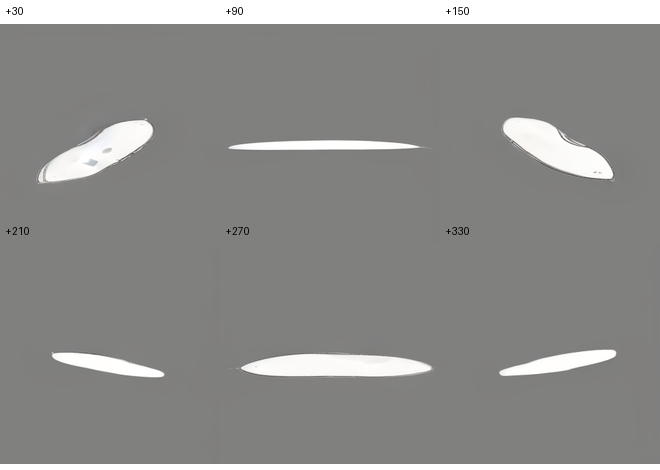
#> input picture prototypes/template_construction_pipeline_01/run_trucker_front_only_zero123_01/construction_from_zero123/00_multiview_raw_contact.png, 660 x 470 px
$ python -i postprocess_zero123.py   (imports and definitions only)
#> lines starting #> are read from the running program, lines starting #| are printed output that depends on the picture; after the words box and inside, x2 and y2 are one past the last pixel; in counts of white or black regions, pixels touching at a corner belong together
### prototypes/template_construction_pipeline_01/run_experiment.py
#!/usr/bin/env python3
from pathlib import Path
import hashlib, json, subprocess, sys
from PIL import Image, ImageDraw

ROOT=Path(__file__).resolve().parents[2]
HERE=Path(__file__).resolve().parent
TRACE=ROOT/'prototypes/photo_tailor_source_identity_01/trucker_reference_trace_26_02'
HEAD=ROOT/'experiments/pixellab/head_guides'
FIT=ROOT/'prototypes/photo_tailor_source_identity_01/trucker_wear_fit_proof_01/fit_contract.json'
OUT=HERE/'run_trucker_benchmark_01'
VIEWS=('front','right','back','left')
sys.path.insert(0,str(ROOT))
from generator.photo_tailor_port import recolor_four_facing

PALETTE=[(145,151,158),(166,173,180),(188,195,201),(211,216,221),(232,235,238)]

def rows(im):
 a=im.convert('RGBA'); return [[a.getpixel((x,y)) for x in range(a.width)] for y in range(a.height)]
def image(rs):
 h=len(rs); w=len(rs[0]); im=Image.new('RGBA',(w,h)); im.putdata([p for r in rs for p in r]); return im

def sha(path): return hashlib.sha256(path.read_bytes()).hexdigest()

# [12 lines left out: function largest_share, not called in this run]

def contact(frames,path,title):
 scale=9; tile=26*scale; pad=12; W=pad+4*(tile+pad); H=tile+70
 out=Image.new('RGB',(W,H),'white'); d=ImageDraw.Draw(out); d.text((10,8),title,fill='black')
 for i,v in enumerate(VIEWS):
  x=pad+i*(tile+pad); d.text((x+88,30),v.upper(),fill='black')
  src=frames[v].resize((tile,tile),Image.Resampling.NEAREST); out.paste(src,(x,50),src)
 out.save(path)

# [6 lines left out: function paint_scaled, not called in this run]

def wear_sheet(frames,path):
 fit=json.loads(FIT.read_text())['after']; base=12; head_origin=(60,144)
 cell=(312,360); pad=8; sheet=Image.new('RGB',(4*cell[0]+5*pad,cell[1]+60),(239,238,233)); d=ImageDraw.Draw(sheet)
 d.text((8,8),'TEMPLATE PIPELINE - STARDew FARMER FIT PREVIEW',fill='black')
 for i,v in enumerate(VIEWS):
  x0=pad+i*(cell[0]+pad); d.text((x0+135,28),v.upper(),fill='black')
  c=Image.new('RGBA',cell,(0,0,0,0)); head=Image.open(HEAD/f'farmer_head_{v}_hair.png').convert('RGBA')
  paint_scaled(c,head,base,base,*head_origin)
  t=fit[v]; paint_scaled(c,frames[v],t['scaleX'],t['scaleY'],t['offsetX'],t['offsetY'])
  flat=Image.new('RGB',cell,(239,238,233)); flat.paste(c,(0,0),c); sheet.paste(flat,(x0,50))
 sheet.save(path)

# [27 lines left out: function main, not called in this run]

# [1 lines that do not run on import are left out]

### generator/photo_tailor_port.py
"""Direct Python port of selected Photo Tailor garment-art compiler mechanics.

Source: Photo Tailor 0.15.1 decompile snapshot under
prototypes/photo_tailor_private_lab/vendor/photo_tailor_decompiled/.
The Photo Tailor author explicitly granted this project permission to adapt/reuse
the code. This module intentionally preserves the original algorithms where useful
rather than approximating them.
"""
from __future__ import annotations

from dataclasses import dataclass
import colorsys
import math
from typing import Iterable, Sequence

VIEWS=("front","right","left","back")
BASE_FIELD="base"
DISPLAY_ONLY="display"
FRONT_ONLY="front"
ALL_FACINGS="all"

@dataclass(frozen=True)
class ColorBand:
    top: float
    bottom: float
    color: tuple[int,int,int]

def clamp(v,lo,hi):
    return lo if v<lo else hi if v>hi else v

def canonical_u(view:str,u:float)->float:
    u=clamp(u,0.0,1.0)
    if view=="right": return 0.45+u*0.55
    if view=="left": return 0.55-u*0.55
    if view=="back": return 1.0-u
    return u

# [15 lines left out: functions view_u_from_canonical, scope_visible, not called in this run]

def mix_rgb(left,right,amount:float):
    t=clamp(amount,0.0,1.0)
    return tuple(int(clamp(round(left[i]+(right[i]-left[i])*t),0,255)) for i in range(3))

# [16 lines left out: function build_shade_ramp, not called in this run]

def shade(color,shade_step:int):
    ramp=build_shade_ramp(color)
    return ramp[int(clamp(2+shade_step,0,len(ramp)-1))]

def resolve_field_color(source_pattern:str,compiled_pattern:str,palette:Sequence[tuple[int,int,int]],
                        bands:Sequence[ColorBand],base_color,u:float,v:float,x:int,y:int):
    color=next((b.color for b in bands if v>=b.top and v<=b.bottom),base_color)
    if not palette: return color
    result=palette[0]
    sp=(source_pattern or "").lower()
    if "horizontal" in sp or (compiled_pattern=="striped" and "vertical" not in sp):
        idx=int(clamp(math.floor(v*10.0),0,9))
        return palette[idx%min(len(palette),5)]
    if "vertical" in sp:
        idx=int(clamp(math.floor(u*9.0),0,8))
        return palette[idx%min(len(palette),5)]
    if "plaid" in sp or "check" in sp:
        if abs(x)%10<=1 and len(palette)>1: return palette[1]
        if abs(y)%10<=1 and len(palette)>2: return palette[2]
    if "colorblock" in sp or "colourblock" in sp:
        idx=0 if v<0.36 else 1 if v<0.68 else 2
        return palette[min(idx,len(palette)-1)]
    if "gradient" in sp and len(palette)>1:
        return mix_rgb(palette[0],palette[1],v)
    return result

# [47 lines left out: functions bbox, edge_mask, normalized_uv, nearest_opaque, canonical_anchor, not called in this run]

def pattern_color(pattern,palette,bands,base_color,frame,view,x,y):
    u,v=normalized_uv(frame,view,x,y)
    return resolve_field_color(pattern,pattern,palette,bands,base_color,u,v,x,y)

# [22 lines left out: functions resolve_shade_step, source_palette, not called in this run]

def copy_frames(frames):
    return {v:[list(row) for row in frames[v]] for v in VIEWS}

# [14 lines left out: function render_source_locked, not called in this run]

def relative_luma(rgb):
    return (0.2126*rgb[0]+0.7152*rgb[1]+0.0722*rgb[2])/255.0

def shade_factor(rgb,factor:float):
    return tuple(int(clamp(round(c*factor),0,255)) for c in rgb)

def topology_boundary(frame,x:int,y:int):
    h=len(frame);w=len(frame[0])
    if x==0 or y==0 or x==w-1 or y==h-1:return True
    for nx,ny in ((x-1,y),(x+1,y),(x,y-1),(x,y+1)):
        if nx<0 or nx>=w or ny<0 or ny>=h or frame[ny][nx][3]<16:return True
    return False

def renderer_shade_factor(target,source_luma:float,boundary:bool):
    if boundary:
        return 0.96 if relative_luma(target)<0.25 else clamp(0.78+0.18*source_luma,0.8,0.96)
    return round((0.88+0.24*source_luma)*8.0)/8.0

def recolor_four_facing(frames,pattern="solid",palette=None,bands=()):
    """Direct port of SpriteRenderer.PreviewHat -> Recolor for four-facing hats."""
    out=copy_frames(frames)
    for view in VIEWS:
        frame=frames[view]
        pal=list(palette or source_palette(frame))
        base=pal[min(2,len(pal)-1)]
        for y,row in enumerate(frame):
            for x,p in enumerate(row):
                if p[3]<16:
                    out[view][y][x]=(0,0,0,0); continue
                source_luma=relative_luma(p[:3])
                u=(x+0.5)/max(1.0,len(row)); v=(y+0.5)/max(1.0,len(frame))
                target=resolve_field_color(pattern,pattern,pal,bands,base,canonical_u(view,u),v,x,y)
                factor=renderer_shade_factor(target,source_luma,topology_boundary(frame,x,y))
                rgb=shade_factor(target,factor)
                out[view][y][x]=(rgb[0],rgb[1],rgb[2],p[3])
    return out

### prototypes/template_construction_pipeline_01/postprocess_zero123.py
#!/usr/bin/env python3
from pathlib import Path
import json, sys
import cv2
import numpy as np
from PIL import Image, ImageDraw

ROOT = Path(__file__).resolve().parents[2]
HERE = Path(__file__).resolve().parent
sys.path.insert(0, str(ROOT))
sys.path.insert(0, str(HERE))
from generator.photo_tailor_port import recolor_four_facing
from run_experiment import contact, wear_sheet, rows, image, largest_share, sha, PALETTE

VIEWS = ("front", "right", "back", "left")
SELECT = {"front": 0, "right": 1, "back": 3, "left": 4}


def split_six(im):
    tw, th = im.width // 2, im.height // 3
    return [im.crop(((i % 2)*tw, (i // 2)*th, (i % 2 + 1)*tw, (i // 2 + 1)*th)) for i in range(6)]


def largest_component(binary):
    n, labels, stats, _ = cv2.connectedComponentsWithStats(binary.astype(np.uint8), 8)
    if n <= 1:
        return binary.astype(bool)
    idx = 1 + int(np.argmax(stats[1:, cv2.CC_STAT_AREA]))
    return labels == idx


def silhouette(tile):
    arr = np.asarray(tile.convert("RGB"), dtype=np.int16)
    corners = np.array([arr[2,2], arr[2,-3], arr[-3,2], arr[-3,-3]])
    bg = np.median(corners, axis=0)
    dist = np.sqrt(np.sum((arr - bg) ** 2, axis=2))
    raw = dist > 24
    raw = cv2.morphologyEx(raw.astype(np.uint8), cv2.MORPH_CLOSE, np.ones((3,3),np.uint8), iterations=1)
    return largest_component(raw)


def reduce_mask(mask, max_w=24, max_h=18):
    ys, xs = np.where(mask)
    if len(xs) == 0:
        return np.zeros((26,26), dtype=bool)
    crop = mask[ys.min():ys.max()+1, xs.min():xs.max()+1]
    h, w = crop.shape
    scale = min(max_w / w, max_h / h)
    nw, nh = max(1, round(w*scale)), max(1, round(h*scale))
    reduced = Image.fromarray((crop*255).astype(np.uint8)).resize((nw,nh), Image.Resampling.BOX)
    small = np.asarray(reduced) >= 72
    out = np.zeros((26,26), dtype=bool)
    ox, oy = (26-nw)//2, min(25-nh, 3)
    out[oy:oy+nh, ox:ox+nw] = small
    return out


def frame_from_mask(mask):
    im = Image.new("RGBA", (26,26), (0,0,0,0))
    for y in range(26):
        for x in range(26):
            if not mask[y,x]: continue
            edge = any(nx<0 or nx>=26 or ny<0 or ny>=26 or not mask[ny,nx]
                       for nx,ny in ((x-1,y),(x+1,y),(x,y-1),(x,y+1)))
            im.putpixel((x,y), (55,55,58,255) if edge else (175,180,184,255))
    return im


def raw_contact(tiles, path):
    thumb = 220
    out = Image.new("RGB", (3*thumb, 2*thumb + 30), "white")
    d = ImageDraw.Draw(out)
    labels = ["+30", "+90", "+150", "+210", "+270", "+330"]
    for i, tile in enumerate(tiles):
        im = tile.convert("RGB").resize((thumb,thumb), Image.Resampling.LANCZOS)
        x, y = (i%3)*thumb, 24+(i//3)*thumb
        out.paste(im,(x,y)); d.text((x+5,5 if i<3 else 5+thumb), labels[i], fill="black")
    out.save(path)


def main(raw_path):
    raw_path = Path(raw_path)
    tag = ''.join(str(SELECT[v]) for v in VIEWS)
    outdir = raw_path.parent / f"construction_from_zero123_{tag}"
    outdir.mkdir(parents=True, exist_ok=True)
    (outdir/"template_frames").mkdir(exist_ok=True)
    raw = Image.open(raw_path).convert("RGB")
#> raw is the input picture: PIL image 660x470 RGB; mean R, G, B 141.5, 141.4, 140.4
    tiles = split_six(raw)
#> tiles = 6 items
    raw_contact(tiles, outdir/"00_multiview_raw_contact.png")
#> in raw_contact, `out = Image.new("RGB", (3*thumb, 2*thumb + 30), "white")`: out: PIL image 660x470 RGB; every value is 255
#> the loop in raw_contact, `for i, tile in enumerate(tiles):` made 6 passes
#> (x, y) on passes 1 to 6: (0, 24), (220, 24), (440, 24), (0, 244), (220, 244), (440, 244)
#> pass 1, in raw_contact, `im = tile.convert("RGB").resize((thumb,thumb), Image.Resampling.LANCZOS)`:
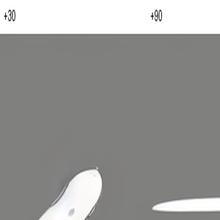
#> im: PIL image 220x220 RGB; mean R, G, B 153.2, 153.1, 152.2
#> after the loop in raw_contact, `for i, tile in enumerate(tiles):`:
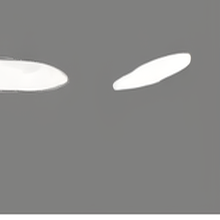
#> im: PIL image 220x220 RGB; mean R, G, B 139.1, 138.9, 137.8
    geom = {}
    for v, idx in SELECT.items():
        geom[v] = frame_from_mask(reduce_mask(silhouette(tiles[idx])))
#> this loop made 4 passes
#> bg in silhouette on passes 1, 2, 4: [191.5, 191.5, 191], [191.5, 191.5, 191], [191.5, 191.5, 191]
#> bg in silhouette on pass 3: [128, 128, 127]
#> pass 1, in silhouette, `arr = np.asarray(tile.convert("RGB"), dtype=np.int16)`:
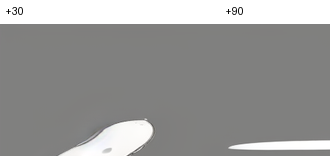
#> arr: shape (156, 330, 3) int16; mean R, G, B 153.3, 153.2, 152.3
#> pass 1, in silhouette, `raw = cv2.morphologyEx(raw.astype(np.uint8), cv2.MORPH_CLOSE, np.ones(..`:
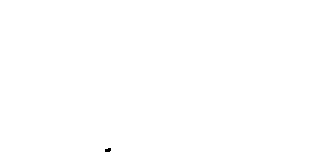
#> raw: shape (156, 330); values 0 (black) and 1 (white), 100% white; 1 black region, box (x1, y1, x2, y2) and area: (105, 148, 111, 152) 20
#> after the loop, geom = 4 items
    contact(geom, outdir/"01_ai_construction_geometry.png", "ZERO123 SINGLE-REF -> 26px CONSTRUCTION GEOMETRY")
#> in contact, `out = Image.new('RGB', (W, H), 'white')`: out: PIL image 996x304 RGB; every value is 255
#> the loop in contact, `for i,v in enumerate(VIEWS):` made 4 passes
#> pass 1, in contact, `src = frames[v].resize((tile, tile), Image.Resampling.NEAREST)`:
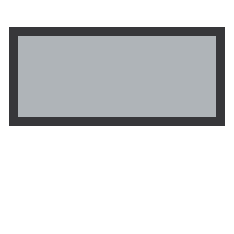
#> src: PIL image 234x234 RGBA; mean R, G, B, A 56.6, 58.1, 59.6, 99.6; transparent parts drawn white
#> after the loop in contact, `for i,v in enumerate(VIEWS):`:
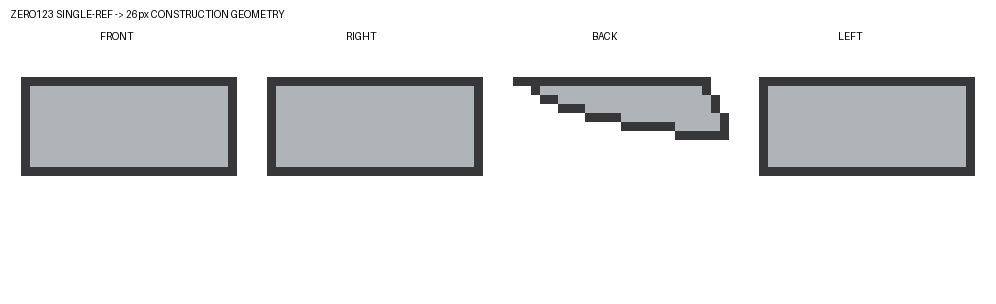
#> out: PIL image 996x304 RGB; mean R, G, B 226.9, 227.8, 228.7
    styled_rows = recolor_four_facing({v:rows(geom[v]) for v in VIEWS}, pattern="solid", palette=PALETTE)
#> the loop in recolor_four_facing, `for view in VIEWS:` made 4 passes
    styled = {v:image(styled_rows[v]) for v in VIEWS}
#> in image, `im = Image.new('RGBA', (w, h))`: im: PIL image 26x26 RGBA; every value is 0
    for v in VIEWS:
        styled[v].save(outdir/"template_frames"/f"{v}.png")
    contact(styled, outdir/"02_photo_tailor_normalized.png", "PHOTO TAILOR NORMALIZED / AI GEOMETRY LOCKED")
#> after the loop in contact (call 2), `for i,v in enumerate(VIEWS):`:
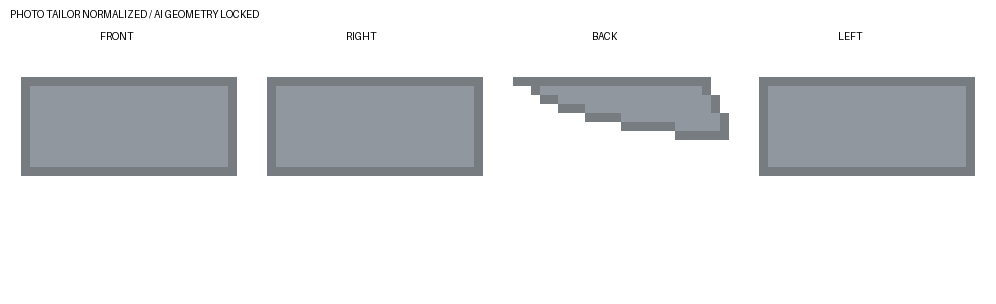
#> out: PIL image 996x304 RGB; mean R, G, B 225.9, 227.3, 228.8
    wear_sheet(styled, outdir/"03_stardew_fit_preview.png")
    qc = {}
    for v in VIEWS:
        a = styled[v].getchannel("A"); box = a.getbbox()
        opaque = sum(1 for p in a.getdata() if p > 15)
        qc[v] = {"bbox":list(box) if box else None, "opaquePixels":opaque,
                 "largestComponentShare":round(largest_share(styled[v]),4), "sourceTile":SELECT[v]}
    qc["technicalPass"] = all(qc[v]["opaquePixels"] >= 40 and qc[v]["largestComponentShare"] >= .90 for v in VIEWS)
    contract = {
        "schema":"experimental-ai-construction-template/v1", "family":"trucker_cap",
        "status":"EXPERIMENTAL_REVIEW_REQUIRED", "frameSize":[26,26],
        "viewProvider":{"model":"sudo-ai/zero123plus-v1.2","inputPolicy":"single reference only",
                        "fixedAzimuths":[30,90,150,210,270,330],"selectedTiles":SELECT},
        "pipeline":["single reference","Zero123++ multiview","foreground silhouette recovery",
                    "26px area reduction","Photo Tailor normalization","Stardew wear-fit preview"],
        "frames":{v:{"path":f"template_frames/{v}.png","sha256":sha(outdir/"template_frames"/f"{v}.png")} for v in VIEWS},
        "qc":qc,
        "promotionRule":"Never auto-promote; visual geometry and in-game approval required."
    }
    (outdir/"construction_template.json").write_text(json.dumps(contract,indent=2)+"\n")
    (outdir/"RESULT.txt").write_text(("TECHNICAL PASS\n" if qc["technicalPass"] else "TECHNICAL FAIL\n")+
        "Technical pass only means valid connected 26px geometry, not visual approval.\n")
    print(json.dumps(qc,indent=2)); print("OUTPUT",outdir)


# [9 lines not run here, left out]

#> (the run stopped early here; a loop or call above may not have finished)
